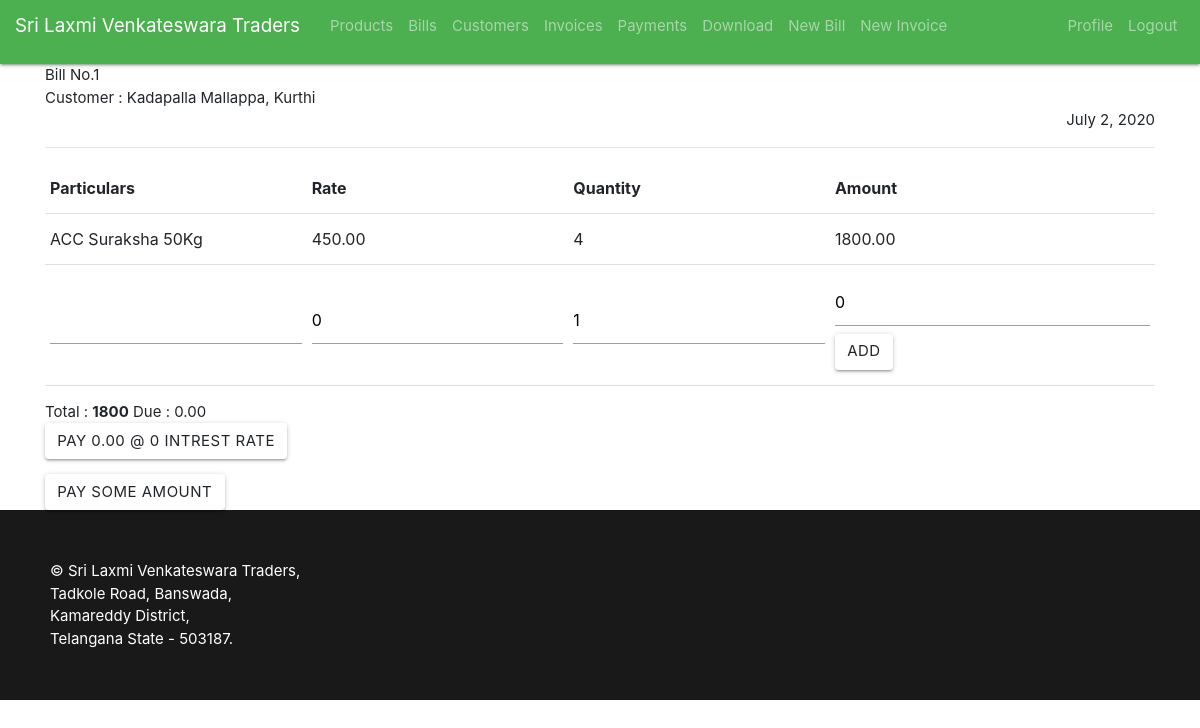
Page /bill/1/ (signed in) on the committed database.
### home/models.py (models this page shows, shortened)
class Bill(models.Model):
    customer = models.ForeignKey('Customer',on_delete=models.CASCADE)
    date = models.DateTimeField(auto_now_add=True)
    total = models.DecimalField(max_digits=10,decimal_places=2,default=0)
    due = models.DecimalField(max_digits=10, decimal_places=2,default=0)

class Customer(models.Model):
    name = models.CharField(max_length=64)
    phone = models.IntegerField(null=True)
    email = models.EmailField(null=True)
    id_in_book = models.IntegerField(default=0)
    address = models.ForeignKey(Village,models.CASCADE,related_name='user_address')#models.CharField(max_length=128)
    due = models.DecimalField(default=0,decimal_places=2,max_digits=10)
    def __str__(self):
        phone = ''
        if self.phone != -1:
            phone = self.phone
        return " "+self.name+", "+" "+self.address.village+" "+str(phone)

class Village(models.Model):
    village = models.CharField(max_length=64)
    mandal = models.CharField(max_length=64)
    district = models.CharField(max_length=64)

class Particular(models.Model):
    bill = models.ForeignKey(Bill,on_delete=models.CASCADE)
    rate_fk = models.ForeignKey(Rate,on_delete=models.CASCADE)
    rate = models.DecimalField(max_digits=10,decimal_places=2)
    quantity = models.IntegerField(default=1)
    amount = models.DecimalField(max_digits=10,decimal_places=2)

class Rate(models.Model):
    product = models.ForeignKey(Product,on_delete=models.CASCADE)
    rate = models.DecimalField(max_digits=10,decimal_places=2)
    date = models.DateTimeField(auto_now_add=True)

class Product(models.Model):
    name = models.CharField(max_length=64)
    quantity = models.IntegerField(default=0)
    category = models.ForeignKey(Category,on_delete=models.SET_DEFAULT,default=1)# 1 for others
    contents = models.CharField(max_length=16)
    details = models.TextField(default='')

### home/views.py (the view)
# urls.py: path('bill/<int:id>/',BillParticularsListView.as_view(),name='bill_particular'),
class BillParticularsListView(PermissionRequiredMixin, ListView):
    model = Particular
    permission_required = 'view_particular'
    template_name = 'home/particulars.html'
    context_object_name = 'particulars'
    paginate_by = 10
    def get_queryset(self):
        bill = get_object_or_404(Bill,id=self.kwargs.get('id'))
        return Particular.objects.filter(bill=bill).order_by('id')
    def get_context_data(self):
        context = super().get_context_data()
        context['bill'] = get_object_or_404(Bill,id=self.kwargs.get('id'))
        context['products'] = Product.objects.all()
        context['rates'] = Rate.objects.all()
        return context

### home/templates/home/particulars.html (shortened to what this page needs)
{% extends 'home/base.html' %}
{% block content %}
    <div>Bill No.{{ view.kwargs.id }}</div>
    <div>Customer : {{ bill.customer }}</div>
    <div style='float: right;'><span class="date">{{ bill.date.date }}<span class="time">,{{ bill.date.time }}</span></span></div>
    <br />
    <hr />
    <form method="POST" action="{% url 'new_particular' view.kwargs.id %}">
        <table id='cart'>
            <thead>
            <tr>
                <th>Particulars</th>
                <th>Rate</th>
                <th>Quantity</th>
                <th>Amount</th>
            </tr>
            </thead>
            <tbody>
            {% for p in particulars %}
            <tr>
                <td>{{ p.rate_fk.product.name }} {{ p.rate_fk.product.contents }}</td>
                <td>{{ p.rate }}</td>
                <td>{{ p.quantity }}</td>
                <td class='amount0'>{{ p.amount }}</td>
            </tr>
            {% endfor %}
            </tbody>
            <tr id='first'>
                <td>
                    <input list='products_list' name="particular" onblur="fill_up()" required />
                </td>
                <td>
                    <input type="number" name="rate" class='inp_num' value=0 onblur="update_particular(this);update_total();" required />
                </td>
                <td>
                    <input type="number" name="quantity" class='inp_num' value=1 onblur="update_particular(this);update_total();" />
                </td>
                <td class='amount1'>
                    <input type="number"  name='amount' value=0 contenteditable="false" required />
                    <input type='submit' class='btn' value='add' />
                </td>
            </tr>
        </table>
    </form>
    Total : <b id='total_id'>0</b>
    {% if particulars %}
    Due : {{ particulars.first.bill.due }}
    <form  method="POST" action="{% url 'payment' particulars.first.bill.id %}">
        <input class="btn" type="submit" value="Pay {{ particulars.first.bill.due }} @ 0 intrest rate" />
    </form>
    <a href="{% url 'payment' particulars.first.bill.id  %}" class="btn">Pay some amount</a>
    {% endif %}
{% endblock %}

### rows in the picture
Bill: customer "Kadapalla Mallappa, Kurthi", date "July 2, 2020"
Particular: rate_fk.product.name "ACC Suraksha", rate_fk.product.contents "50Kg", rate "450.00", quantity "4", amount "1800.00", first.bill.due "0.00", first.bill.due "Pay 0.00 @ 0 intrest rate"

### other values in the picture
{{ view.kwargs.id }} "1"
